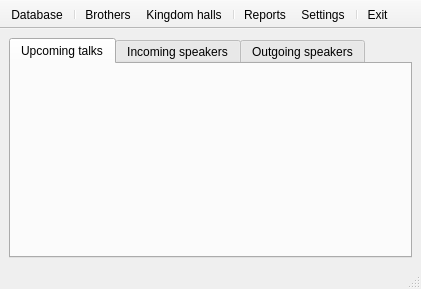
<?xml version="1.0" encoding="UTF-8"?>
<ui version="4.0">
 <class>MainWindow</class>
 <widget class="QMainWindow" name="MainWindow">
  <property name="geometry">
   <rect>
    <x>0</x>
    <y>0</y>
    <width>421</width>
    <height>289</height>
   </rect>
  </property>
  <property name="windowTitle">
   <string>pyTalkManager</string>
  </property>
  <widget class="QWidget" name="centralwidget">
   <layout class="QVBoxLayout" name="verticalLayout">
    <item>
     <widget class="QTabWidget" name="tabWidget">
      <property name="currentIndex">
       <number>0</number>
      </property>
      <widget class="QWidget" name="tab">
       <attribute name="title">
        <string>Upcoming talks</string>
       </attribute>
      </widget>
      <widget class="QWidget" name="tab_2">
       <attribute name="title">
        <string>Incoming speakers</string>
       </attribute>
      </widget>
      <widget class="QWidget" name="tab_3">
       <attribute name="title">
        <string>Outgoing speakers</string>
       </attribute>
      </widget>
     </widget>
    </item>
   </layout>
  </widget>
  <widget class="QStatusBar" name="statusbar"/>
  <widget class="QToolBar" name="toolBar">
   <property name="sizeIncrement">
    <size>
     <width>0</width>
     <height>0</height>
    </size>
   </property>
   <property name="windowTitle">
    <string>toolBar</string>
   </property>
   <property name="layoutDirection">
    <enum>Qt::LeftToRight</enum>
   </property>
   <property name="autoFillBackground">
    <bool>false</bool>
   </property>
   <property name="movable">
    <bool>false</bool>
   </property>
   <property name="iconSize">
    <size>
     <width>43</width>
     <height>43</height>
    </size>
   </property>
   <property name="floatable">
    <bool>true</bool>
   </property>
   <attribute name="toolBarArea">
    <enum>TopToolBarArea</enum>
   </attribute>
   <attribute name="toolBarBreak">
    <bool>false</bool>
   </attribute>
   <addaction name="actionDatabase"/>
   <addaction name="separator"/>
   <addaction name="actionBrothers"/>
   <addaction name="actionKingdom_halls"/>
   <addaction name="separator"/>
   <addaction name="actionReports"/>
   <addaction name="actionSettings"/>
   <addaction name="separator"/>
   <addaction name="actionExit"/>
  </widget>
  <action name="actionDatabase">
   <property name="icon">
    <iconset resource="resource/icons.qrc">
     <normaloff>:/MainWindow/database.png</normaloff>:/MainWindow/database.png</iconset>
   </property>
   <property name="text">
    <string>Database</string>
   </property>
   <property name="toolTip">
    <string>Tools relating to the database.</string>
   </property>
  </action>
  <action name="actionBrothers">
   <property name="icon">
    <iconset resource="resource/icons.qrc">
     <normaloff>:/MainWindow/system-users.png</normaloff>:/MainWindow/system-users.png</iconset>
   </property>
   <property name="text">
    <string>Brothers</string>
   </property>
   <property name="toolTip">
    <string>List of brothers to use.</string>
   </property>
  </action>
  <action name="actionReports">
   <property name="icon">
    <iconset resource="resource/icons.qrc">
     <normaloff>:/MainWindow/x-office-presentation.png</normaloff>:/MainWindow/x-office-presentation.png</iconset>
   </property>
   <property name="text">
    <string>Reports</string>
   </property>
   <property name="toolTip">
    <string>Produce reports.</string>
   </property>
  </action>
  <action name="actionSettings">
   <property name="icon">
    <iconset resource="resource/icons.qrc">
     <normaloff>:/MainWindow/preferences-system.png</normaloff>:/MainWindow/preferences-system.png</iconset>
   </property>
   <property name="text">
    <string>Settings</string>
   </property>
   <property name="toolTip">
    <string>Settings for pyTalkManager.</string>
   </property>
  </action>
  <action name="actionKingdom_halls">
   <property name="icon">
    <iconset resource="resource/icons.qrc">
     <normaloff>:/MainWindow/go-home.png</normaloff>:/MainWindow/go-home.png</iconset>
   </property>
   <property name="text">
    <string>Kingdom halls</string>
   </property>
   <property name="toolTip">
    <string>List of Kingdom halls</string>
   </property>
  </action>
  <action name="actionExit">
   <property name="icon">
    <iconset resource="resource/icons.qrc">
     <normaloff>:/MainWindow/system-log-out.png</normaloff>:/MainWindow/system-log-out.png</iconset>
   </property>
   <property name="text">
    <string>Exit</string>
   </property>
  </action>
 </widget>
 <resources>
  <include location="resource/icons.qrc"/>
 </resources>
 <connections>
  <connection>
   <sender>actionExit</sender>
   <signal>activated()</signal>
   <receiver>MainWindow</receiver>
   <slot>close()</slot>
   <hints>
    <hint type="sourcelabel">
     <x>-1</x>
     <y>-1</y>
    </hint>
    <hint type="destinationlabel">
     <x>188</x>
     <y>144</y>
    </hint>
   </hints>
  </connection>
 </connections>
</ui>
